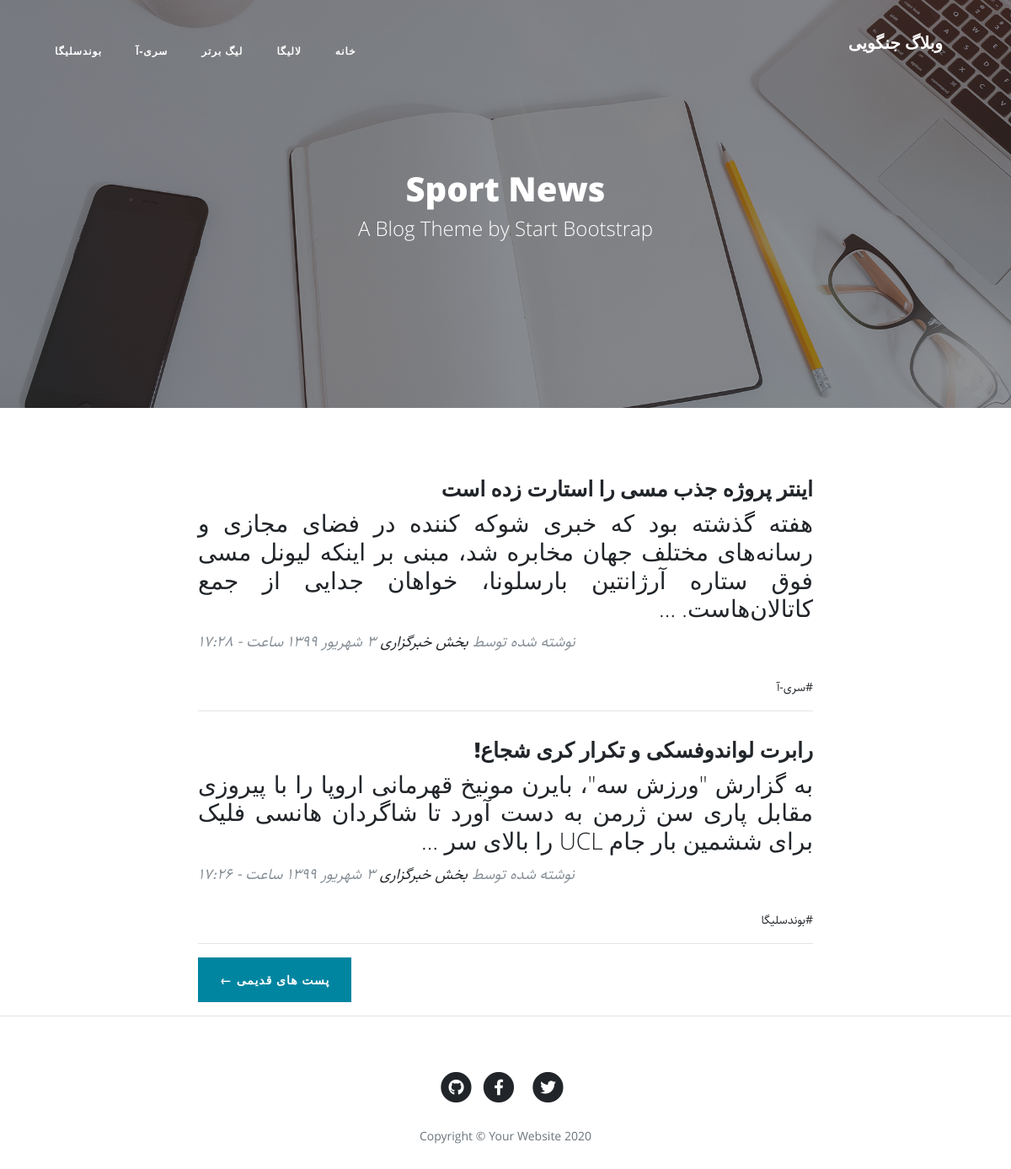
The app's page /, older data.
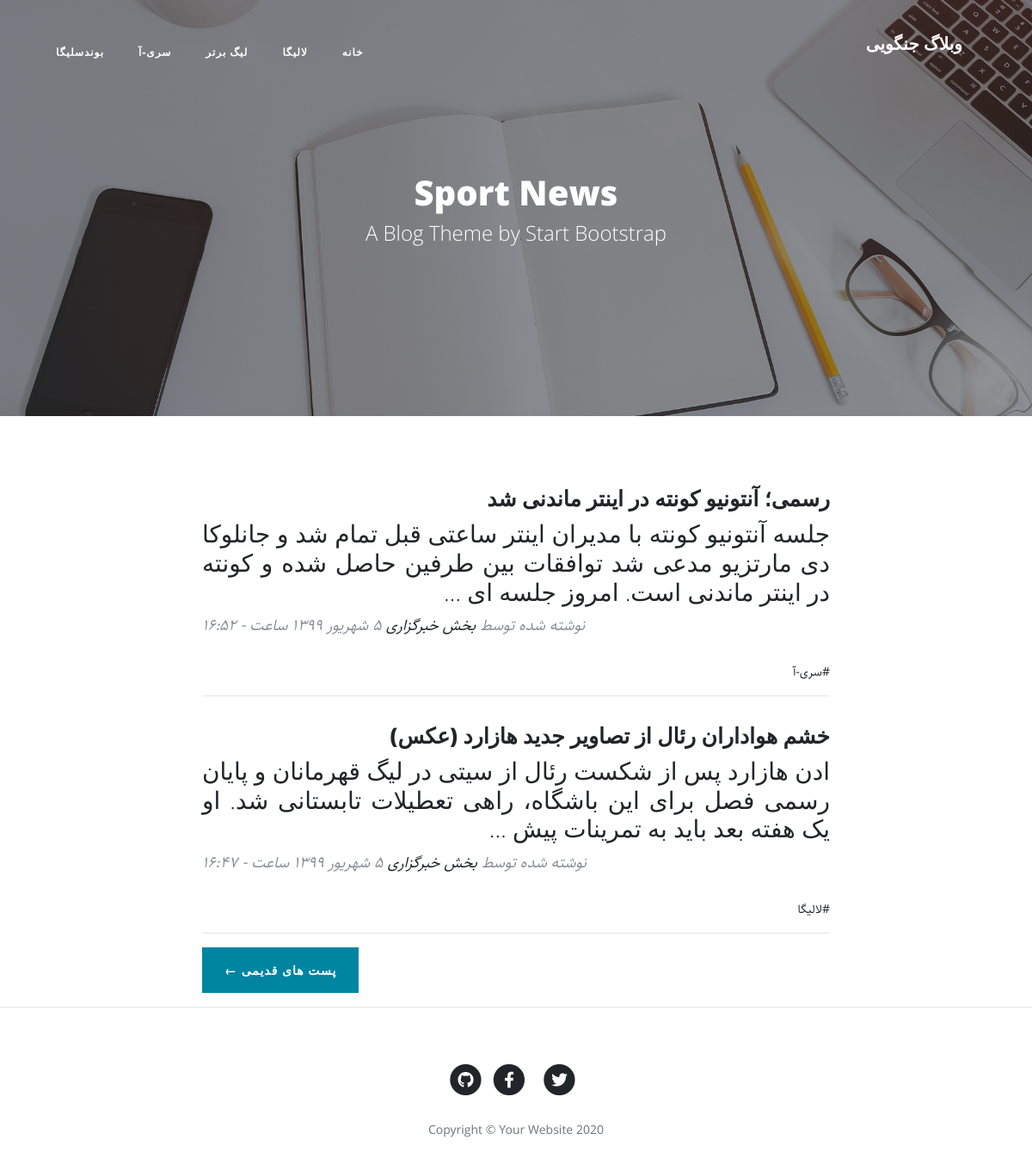
The same page, newer data.
### blog/models.py (models this page shows, shortened)
class Category(models.Model):
    parent = models.ForeignKey('self', default=None, null=True, blank=True, on_delete=models.SET_NULL, related_name='children', verbose_name='زیر دسته')
    title = models.CharField(max_length=200)
    slug = models.SlugField(max_length=100, unique=True)
    status = models.BooleanField(default=True, verbose_name='آیا نمایش داده شود؟')
    position = models.IntegerField()
    class Meta:
        verbose_name = 'دسته بندی'
        verbose_name_plural = 'دسته بندی ها'
        ordering = ['parent__id', 'position']
    objects = CategoryManager()

class Article(models.Model):
    STATUS_CHOICES = (
        ('d', 'Draft'),
        ('p', 'Published')
    )
    title = models.CharField(max_length=200)
    slug = models.SlugField(max_length=100, unique=True)
    category = models.ManyToManyField(Category, verbose_name='دسته بندی', related_name='articles')
    description = models.TextField()
    thumbnail = models.ImageField(upload_to='images')
    publish = models.DateTimeField(default=timezone.now)
    created = models.DateTimeField(auto_now_add=True)
    updated = models.DateTimeField(auto_now=True)
    status = models.CharField(max_length=1, choices=STATUS_CHOICES)
    class Meta:
        verbose_name = 'مقاله'
        verbose_name_plural = 'مقالات'
    def jpublish(self):
        return jalali_converter(self.publish)
    jpublish.short_description = 'زمان انتشار'
    def category_published(self):
        return self.category.filter(status=True)
    objects = ArticleManager()

### blog/views.py (the view)
# urls.py: path('', home, name='home'),
def home(request, page=1):
    articles_list = Article.objects.filter(status='p').order_by('-publish')
    paginator = Paginator(articles_list, 2)
    articles = paginator.get_page(page)
    context = {
        'articles': articles,
    }
    return render(request, 'blog/home.html', context)

### blog/models.py (called while the page is built)
    def active(self):
        return self.filter(status=True)

### blog/templatetags/base_tags.py (called while the page is built)
@register.simple_tag
def title():
    return 'وبلاگ جنگویی'

@register.inclusion_tag('blog/partials/category_navbar.html')
def category_navbar():
    return {
        'category': Category.objects.filter(status=True)
    }

### extensions/jalali.py (called while the page is built)
    def persian_tuple(self):
        return self.persian_year, self.persian_month, self.persian_day

### extensions/utils.py (called while the page is built)
def persian_numbers_converter(mystr):
    numbers = {
        "0": "۰",
        "1": "۱",
        "2": "۲",
        "3": "۳",
        "4": "۴",
        "5": "۵",
        "6": "۶",
        "7": "۷",
        "8": "۸",
        "9": "۹",
    }
    for e_num, p_num in numbers.items():
        mystr = mystr.replace(e_num, p_num)
    return mystr

### blog/templates/blog/home.html (shortened to what this page needs)
{% extends 'blog/base.html' %}
{% load static %}
{% block main %}
<header class="masthead" style="background-image: url('{% static "blog/img/home-bg.jpg" %}')">
<div class="overlay"></div>
<div class="container">
    <div class="row">
        <div class="col-lg-8 col-md-10 mx-auto">
            <div class="site-heading">
                <h1>Sport News</h1>
                <span class="subheading">A Blog Theme by Start Bootstrap</span>
            </div>
        </div>
    </div>
</div>
</header>
<div class="container">
    <div class="row">
        <div class="col-lg-8 col-md-10 mx-auto">
            {% for article in articles %}
            <div class="post-preview">
                <a href="{% url 'blog:detail' article.slug %}">
                    <h2 class="post-title">
                        {{article.title}}
                    </h2>
                    <h3 class="post-subtitle text-justify">
                        {{article.description|truncatewords:30}}
                    </h3>
                </a>
                <p class="post-meta">نوشته شده توسط
                    <a href="#">بخش خبرگزاری</a>
                    {{article.jpublish}}</p>
                <div>
                    {% for cat in article.category_published.all %}
                    <a href="{% url 'blog:category' cat.slug %}">#{{cat.title}}</a>
                    {% endfor %}
                </div>
            </div>
            <hr>
            {% endfor %}
            <div class="clearfix pager-botton">
                {% if articles.has_next %}
                <a class="btn btn-primary float-right" href="{% url 'blog:home' articles.next_page_number %}">پست های
                    قدیمی &larr;</a>
                {% endif %}
            </div>
        </div>
    </div>
</div>
{% endblock %}

### blog/templates/blog/partials/category_navbar.html (shortened to what this page needs)
<div class="collapse navbar-collapse nav" id="navbarResponsive">
    <ul class="navbar-nav ml-auto">
        <li class="nav-item">
            <a class="nav-link" href="{% url 'blog:home' %}">خانه</a>
        </li>
        {% for cat in category %}
        {% if cat.parent == None %}
        <li class="nav-item">
            <a class="nav-link" href="{% url 'blog:category' cat.slug %}">{{cat.title}}</a>
        </li>
        {% endif %}
        {% endfor %}
    </ul>
</div>

Row changes from the older to the newer data that the page shows:
no longer on this page (row unchanged): Article: title "اینتر پروژه جذب مسی را استارت زده است", description "هفته گذشته بود که خبری شوکه کننده در فضای مجازی و رسانه‌های مختلف جهان مخابره شد، مبنی بر اینکه لیونل مسی فوق ستاره آرژانتین بارسلونا، خواهان جدایی از جمع کاتالان‌هاست. …", jpublish "۳ شهریور ۱۳۹۹ ساعت - ۱۷:۲۸", Category (title "سری-آ")
no longer on this page (row unchanged): Article: title "رابرت لواندوفسکی و تکرار کری شجاع!", description "به گزارش \"ورزش سه\"، بایرن مونیخ قهرمانی اروپا را با پیروزی مقابل پاری سن ژرمن به دست آورد تا شاگردان هانسی فلیک برای ششمین بار جام UCL را بالای سر …", jpublish "۳ شهریور ۱۳۹۹ ساعت - ۱۷:۲۶", Category (title "بوندسلیگا")
added Article: title "رسمی؛ آنتونیو کونته در اینتر ماندنی شد", description "جلسه آنتونیو کونته با مدیران اینتر ساعتی قبل تمام شد و جانلوکا دی مارتزیو مدعی شد توافقات بین طرفین حاصل شده و کونته در اینتر ماندنی است. امروز جلسه ای …", jpublish "۵ شهریور ۱۳۹۹ ساعت - ۱۶:۵۲", Category (title "سری-آ")
added Article: title "خشم هواداران رئال از تصاویر جدید هازارد (عکس)", description "ادن هازارد پس از شکست رئال از سیتی در لیگ قهرمانان و پایان رسمی فصل برای این باشگاه، راهی تعطیلات تابستانی شد. او یک هفته بعد باید به تمرینات پیش …", jpublish "۵ شهریور ۱۳۹۹ ساعت - ۱۶:۴۷", Category (title "لالیگا")
